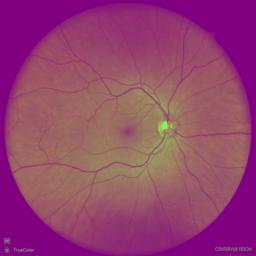
#> input picture Notebooks/a4-dsp/sample.jpg, 256 x 256 px, found by its file name
$ jupyter execute a4-image_convolution.ipynb   (shell and % lines are left out)
#> lines starting #> are read from the running program, lines starting #| are printed output that depends on the picture
[cell 1]
# basic plotting imports

import numpy as np
from scipy import signal

import matplotlib
import matplotlib.pyplot as plt
import matplotlib.image as mpimg
import seaborn as sns
sns.set(rc={'figure.figsize':(12,9)})
sns.set_style('whitegrid')
sns.set_style("whitegrid", {'axes.grid' : False})

### So we've convolved 1D kernels with 1D time-series, but you're mostly interested in images!
### So let's practice some 2D convolution.

[cell 2]
# load our random panda png and take the mean of the channels
img = mpimg.imread('a4-dsp/sample.jpg')
#> img is the input picture: shape (256, 256, 3); mean R, G, B 147, 65.1, 109.8
img = np.mean(img, 2) # mean
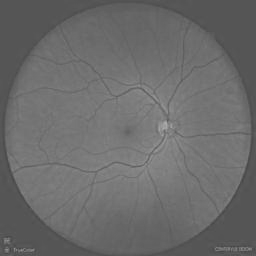
#> img: shape (256, 256) float64; min 68.33, max 172.7, mean 107.3
imgplot = plt.imshow(img, cmap='gray')

[cell 3]
# now let's create some class image kernels:

kernel_identity = [[0, 0, 0], [0, 1, 0], [0, 0, 0]] # all-zeros with a 1 in the middle
## blur
## sharpen

kenrel_size = 9

img_kernel = signal.convolve2d(img, kernel_identity)
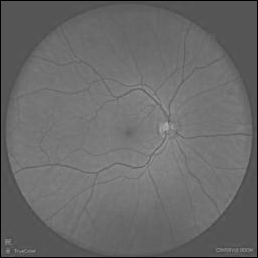
#> img_kernel: shape (258, 258) float64; min 0, max 172.7, mean 105.7
imgplot = plt.imshow(img_kernel, cmap='gray')

[cell 4]
# now play around with kernels and see what happens!
kernel_i_dont_know = [[-1, -1, -1], [-1, 4, -1], [-1, -1, -1]]

img_kernel = signal.convolve2d(img, kernel_i_dont_know)
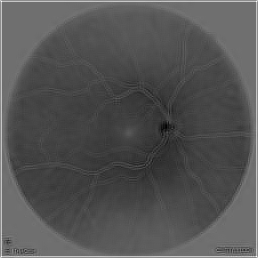
#> img_kernel: shape (258, 258) float64; min -674, max 86, mean -422.6; drawn with min black and max white
imgplot = plt.imshow(img_kernel, cmap='gray')
